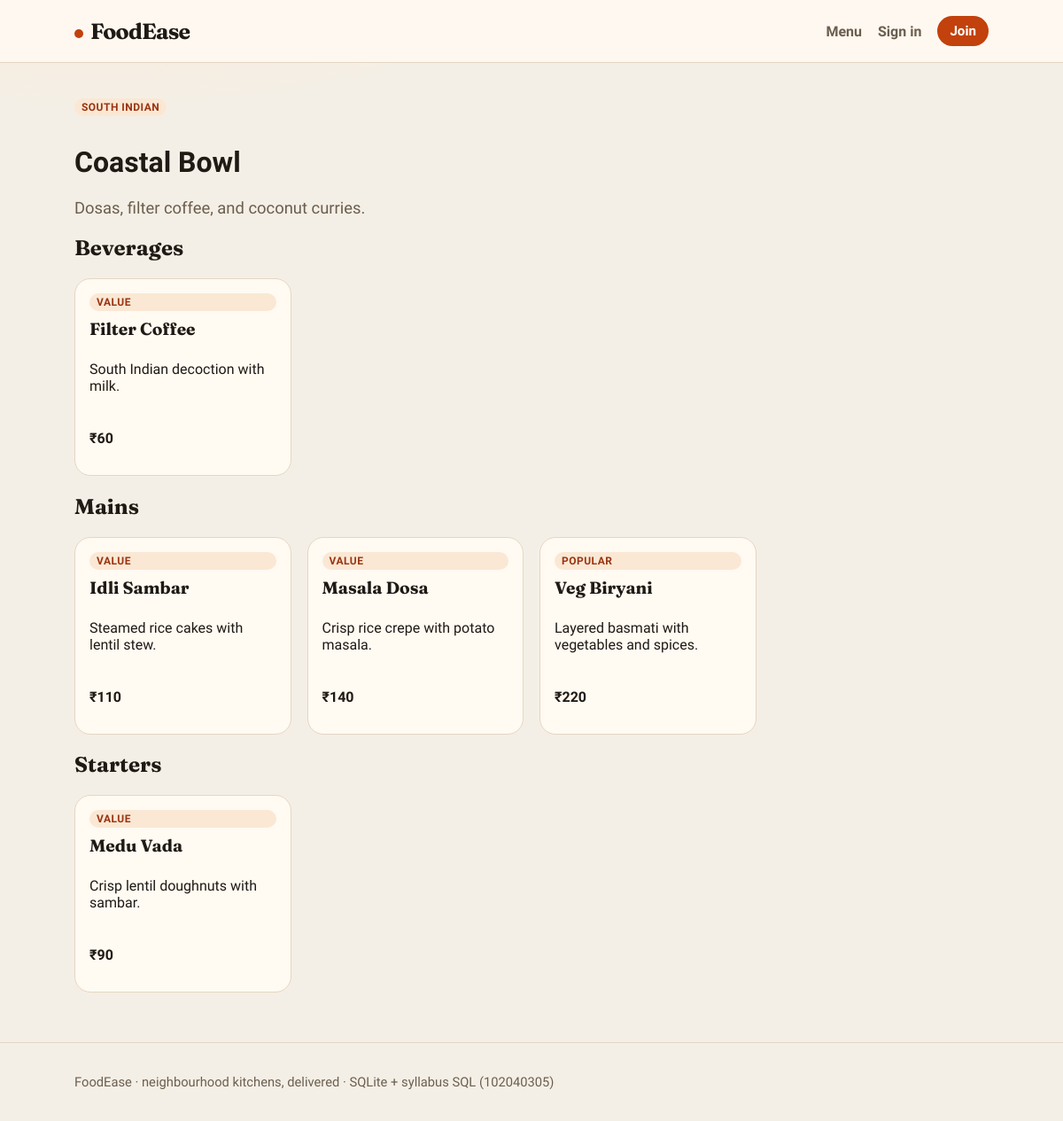
Screenshot of /restaurant/2 with the database file from the repository.
### tables this page shows
CREATE TABLE restaurants (
    restaurant_id INTEGER PRIMARY KEY AUTOINCREMENT,
    name          VARCHAR(120) NOT NULL,
    cuisine       VARCHAR(50)  NOT NULL,
    city          VARCHAR(50)  NOT NULL,
    description   VARCHAR(500),
    is_open       INTEGER NOT NULL DEFAULT 1,
    CONSTRAINT chk_rest_open CHECK (is_open IN (0, 1)),
    CONSTRAINT uq_rest_name UNIQUE (name)
);

CREATE TABLE menu_items (
    item_id        INTEGER PRIMARY KEY AUTOINCREMENT,
    restaurant_id  INTEGER NOT NULL,
    category_id    INTEGER NOT NULL,
    item_name      VARCHAR(120) NOT NULL,
    description    VARCHAR(500),
    price          INTEGER NOT NULL,
    is_available   INTEGER NOT NULL DEFAULT 1,
    CONSTRAINT fk_item_rest FOREIGN KEY (restaurant_id) REFERENCES restaurants(restaurant_id),
    CONSTRAINT fk_item_cat  FOREIGN KEY (category_id) REFERENCES categories(category_id),
    CONSTRAINT chk_price    CHECK (price > 0),
    CONSTRAINT chk_avail    CHECK (is_available IN (0, 1))
);

CREATE TABLE categories (
    category_id   INTEGER PRIMARY KEY AUTOINCREMENT,
    category_name VARCHAR(80) NOT NULL UNIQUE
);

### app.py (the view)
@app.route("/restaurant/<int:restaurant_id>")
def restaurant(restaurant_id):
    conn = get_connection()
    rest = conn.execute(
        "SELECT * FROM restaurants WHERE restaurant_id = ?", (restaurant_id,)
    ).fetchone()
    if not rest:
        conn.close()
        flash("Restaurant not found.", "error")
        return redirect(url_for("home"))
    items = conn.execute(
        """
        SELECT v.*,
               CASE
                   WHEN v.price >= 250 THEN 'Chef special'
                   WHEN v.price >= 150 THEN 'Popular'
                   ELSE 'Value'
               END AS price_tag
        FROM v_public_menu v
        WHERE v.restaurant_id = ? AND v.is_available = 1
        ORDER BY v.category_name, v.item_name
        """,
        (restaurant_id,),
    ).fetchall()
    conn.close()
    grouped = {}
    for item in items:
        grouped.setdefault(item["category_name"], []).append(item)
    return render_template("restaurant.html", restaurant=rest, grouped=grouped)

### app.py (called while the page is built, shortened)
@app.before_request
def load_user():
    g.user = None
    g.cart_count = 0
    if not session.get("user_id"):
        return

### database.py (called while the page is built)
def get_connection():
    conn = sqlite3.connect(DB_PATH)
    conn.row_factory = sqlite3.Row
    conn.execute("PRAGMA foreign_keys = ON")
    return conn

### templates/restaurant.html (shortened to what this page needs)
{% extends "base.html" %}
{% block content %}
<p class="tag">{{ restaurant.cuisine }}</p>
<h1>{{ restaurant.name }}</h1>
<p class="lede">{{ restaurant.description }}</p>
{% for cat, items in grouped.items() %}
  <h2>{{ cat }}</h2>
  <div class="grid">
    {% for item in items %}
      <article class="card">
        <span class="tag">{{ item.price_tag }}</span>
        <h3>{{ item.item_name }}</h3>
        <p>{{ item.description }}</p>
        <p class="price">₹{{ item.price }}</p>
      </article>
    {% endfor %}
  </div>
{% endfor %}
{% endblock %}

### static/style.css (style rules this page uses)
:root { --bg: #f4efe6; --paper: #fffaf2; --ink: #1f1a14; --muted: #6b5e4e; --line: #e4d6c3; --accent: #c2410c; --accent-dark: #9a3412; --leaf: #3f6212; --good: #166534; --warn: #9a3412; --info: #1e3a5f; }
* { box-sizing: border-box; }
html, body { margin: 0; padding: 0; }
body { font-family: "Source Sans 3", sans-serif; background: radial-gradient(1200px 500px at 10% -10%, #fde7d4 0%, transparent 50%), var(--bg); color: var(--ink); min-height: 100vh; display: flex; flex-direction: column; }
.lede { font-size: 1.15rem; color: var(--muted); max-width: 42ch; }
h2, h3 { font-family: Fraunces, serif; }
.grid { display: grid; grid-template-columns: repeat(auto-fill, minmax(240px, 1fr)); gap: 18px; }
.card { background: var(--paper); border: 1px solid var(--line); border-radius: 18px; padding: 16px; display: flex; flex-direction: column; gap: 8px; }
.card h3 { margin: 0; font-size: 1.2rem; }
.price { font-weight: 700; }
.tag { display: inline-block; font-size: 0.75rem; font-weight: 700; letter-spacing: 0.04em; text-transform: uppercase; background: #fae8d4; color: var(--accent-dark); border-radius: 999px; padding: 3px 8px; }

### rows the page displays
restaurants: cuisine "SOUTH INDIAN", name "Coastal Bowl", description "Dosas, filter coffee, and coconut curries."
menu_items: category_name "Beverages", price_tag "VALUE", item_name "Filter Coffee", description "South Indian decoction with milk.", price "60"
menu_items: category_name "Mains", price_tag "VALUE", item_name "Idli Sambar", description "Steamed rice cakes with lentil stew.", price "110"
menu_items: price_tag "VALUE", item_name "Masala Dosa", description "Crisp rice crepe with potato masala.", price "140"
menu_items: price_tag "POPULAR", item_name "Veg Biryani", description "Layered basmati with vegetables and spices.", price "220"
menu_items: category_name "Starters", price_tag "VALUE", item_name "Medu Vada", description "Crisp lentil doughnuts with sambar.", price "90"
